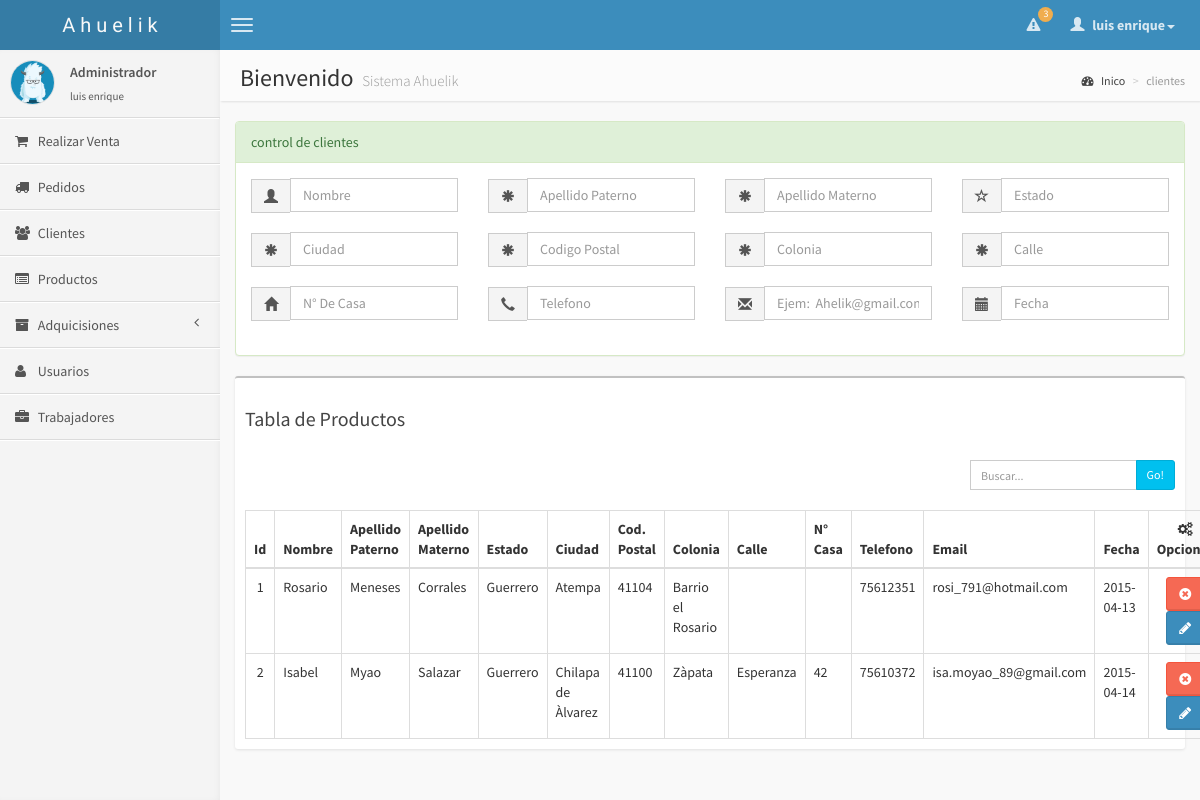
The page /pages/clientes.php (signed in) on the database its author committed.
### tables this page shows
CREATE TABLE `clientes` (
  `id_cliente` int(10) NOT NULL AUTO_INCREMENT,
  `nombre` char(20) NOT NULL,
  `apellido_p` char(20) NOT NULL,
  `apellido_m` char(20) NOT NULL,
  `estado` char(30) NOT NULL,
  `ciudad` char(30) NOT NULL,
  `codigo_postal` varchar(5) NOT NULL,
  `colonia` char(50) NOT NULL,
  `calle` char(50) NOT NULL,
  `no_casa` varchar(10) DEFAULT NULL,
  `Telefono` varchar(10) DEFAULT NULL,
  `e_mail` varchar(50) DEFAULT NULL,
  `fecha` date NOT NULL,
  PRIMARY KEY (`id_cliente`)
);

### pages/clientes.php (the view, shortened to what the rows shown need)
<?php
    include("conexion.php");
?>
<!DOCTYPE html>
<html>
    <head>
        <link href="../css/bootstrap.min.css" rel="stylesheet" type="text/css" />
        <link href="../css/font-awesome.min.css" rel="stylesheet" type="text/css" />
        <link href="../css/ionicons.min.css" rel="stylesheet" type="text/css" />
        <link href="../css/AdminLTE.css" rel="stylesheet" type="text/css" />
    </head>
    <body class="pace-done skin-blue">
        <div class="wrapper row-offcanvas row-offcanvas-left">
            <aside class="right-side">
                <section class="content-header">
                    <h1>
                        Bienvenido
                        <small> Sistema Ahuelik</small>
                    </h1>
                </section>
                <section class="content">
                    <div class="box">
                        <div class="box-body table-responsive">
                            <table id="regTable" id="example2" class="table table-bordered table-hover">
                                <thead>
                                    <tr>
                                        <th style='text-align:center'>Id</th>
                                        <th>Nombre</th>
                                        <th>Apellido Paterno</th>
                                        <th>Apellido Materno</th>
                                        <th>Estado</th>
                                        <th>Ciudad</th>
                                        <th>Cod. Postal</th>
                                        <th>Colonia</th>
                                        <th>Calle</th>
                                        <th>N° Casa</th>
                                        <th>Telefono</th>
                                        <th>Email</th>
                                        <th>Fecha</th>
                                        <th style="text-align:center"><samp class="fa fa-cogs"></samp> Opciones</th>
                                    </tr>
                                </thead>
                                <tbody>
                                    <?php
                                        $time = time();
                                        $v_query = "SELECT * FROM clientes";
                                        $registros = mysqli_query($link,$v_query) or die("Problemas en el select:".mysql_error());
                                        while($reg = mysqli_fetch_array($registros, MYSQLI_ASSOC)){
                                            echo"<tr>";
                                            echo    "<td style='text-align:center'>".$reg['id_cliente']."</td>";
                                            echo    "<td>".$reg['nombre']."</td>";
                                            echo    "<td>".$reg['apellido_p']."</td>";
                                            echo    "<td>".$reg['apellido_m']."</td>";
                                            echo    "<td>".$reg['estado']."</td>";
                                            echo    "<td>".$reg['ciudad']."</td>";
                                            echo    "<td>".$reg['codigo_postal']."</td>";
                                            echo    "<td>".$reg['colonia']."</td>";
                                            echo    "<td>".$reg['calle']."</td>";
                                            echo    "<td>".$reg['no_casa']."</td>";
                                            echo    "<td>".$reg['Telefono']."</td>";
                                            echo    "<td>".$reg['e_mail']."</td>";
                                            echo    "<td>".$reg['fecha']."</td>";
                                            echo    "<td style='text-align:center'>
<a class='btn btn-danger' data-toggle='modal' data-target='#".$reg['id_cliente']."' data-whatever='@mdo'><i class='fa fa-times-circle' data-toggle='tooltip' data-placement='top' title='Eliminar'></i></a>
<div class='modal fade' id='".$reg['id_cliente']."' tabindex='-1' role='dialog' aria-labelledby='".$reg['id_cliente']."Label' aria-hidden='true'>
        <h4 class='modal-title' id='".$reg['id_cliente']."Label'>Eliminación de un cliente</h4>
                                ".date('d-m-Y',$time)."
                                Id Cliente: <code>".$reg['id_cliente']."</code> </br>
                                Nombre: ".$reg['nombre']." </br>
                                Apellidos: ".$reg['apellido_p']." ".$reg['apellido_m']." </br>
                                Telefono: ".$reg['Telefono']."</br>
                                e_mail: ".$reg['e_mail']."
        <a href='admin_productos.php?producto_eliminar=".$reg['id_cliente']."'  class='btn btn-danger'>Eliminar</a>
</div>
<a href='admin_productos.php?producto_actualizar=".$reg['id_cliente']."' class='btn btn-primary' data-toggle='tooltip' data-placement='top' title='Actualizar'><i class='fa fa fa-pencil'></i></a>
                                                    </td>";
                                            echo"</tr>";
                                        }
                                    ?>
                                </tbody>
                            </table>
                        </div>
                    </div>
                </section>
            </aside>
        </div>
    </body>
</html>

### rows shown on the page
clientes: id_cliente "1", nombre "Rosario", apellido_p "Meneses", apellido_m "Corrales", estado "Guerrero", ciudad "Atempa", codigo_postal "41104", colonia "Barrio el Rosario", Telefono "75612351", e_mail "rosi_791@hotmail.com", fecha "2015-04-13"
clientes: id_cliente "2", nombre "Isabel", apellido_p "Myao", apellido_m "Salazar", estado "Guerrero", ciudad "Chilapa de Àlvarez", codigo_postal "41100", colonia "Zàpata", calle "Esperanza", no_casa "42", Telefono "75610372", e_mail "isa.moyao_89@gmail.com", fecha "2015-04-14"

### other values the page prints
$v_total "3"
$_SESSION['usuario'] "luis enrique"
$_SESSION['tipo_usuario'] "Administrador"
